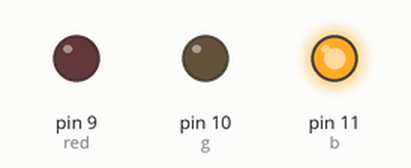
A sketch run on a simulated Arduino Uno, built with avr-gcc and run on an emulated ATmega328P. Shown: output pins drawn as LEDs (lit = HIGH).

Above: at 0.1 s.
Timing chart, 0 to 1.6 s (numbered marks = the images above):
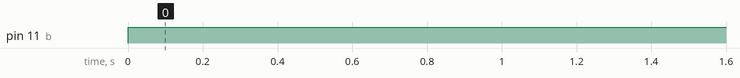

The sketch:

RANDOMTEST.ino
```cpp
int red = 9;
int g = 10;
int b = 11;
void setup() {
  // put your setup code here, to run once:
  pinMode(red,OUTPUT);
  pinMode(g,OUTPUT);
  pinMode(b,OUTPUT);

}

void loop() {
  // put your main code here, to run repeatedly:
  digitalWrite(red,LOW);
  digitalWrite(g,LOW);
  digitalWrite(b,HIGH);

}
```

Measured:
- by itself, pin 11 (b): LOW → HIGH at 0.00 s
